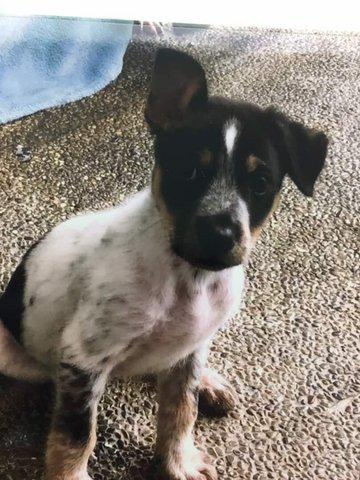
#> input picture John/py2/small_test_data/00e0930c4-4.jpg, 360 x 480 px, found by its file name
$ jupyter execute grabCutTest.ipynb
#> lines starting #> are read from the running program, lines starting #| are printed output that depends on the picture; after the words box and inside, x2 and y2 are one past the last pixel; in counts of white or black regions, pixels touching at a corner belong together
[cell 1]
import cv2
import numpy as np
import matplotlib.pyplot as plt

[cell 2]
img = cv2.imread('E:/PersonalProject/PetFinder/petfinder_data_foBackup/testImages/00e0930c4-4.jpg')
#> img is the input picture: shape (480, 360, 3); mean B, G, R 121.8, 128.6, 135
mask = np.zeros(img.shape[:2], np.uint8)

bgdModel = np.zeros((1, 65), np.float64)
fgdModel = np.zeros((1, 65), np.float64)

#rect = (0, 50, 380, 420)
rect = (140, 50, 200, 250)
cv2.grabCut(img, mask, rect, bgdModel, fgdModel, 5, cv2.GC_INIT_WITH_RECT)
mask2 = np.where((mask == 2) | (mask == 0), 0, 1).astype('uint8')
img = img*mask2[:, :, np.newaxis]
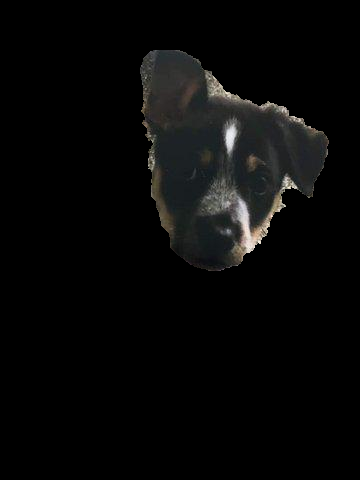
#> img: shape (480, 360, 3); mean B, G, R 8.1, 8.4, 8.3
plt.imshow(img)
plt.colorbar()
plt.show()
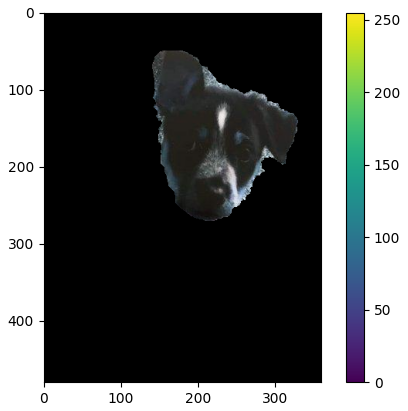
#> figure drawn by matplotlib, 2 panels; B, G, R data is drawn as R, G, B

[cell 3]
img = cv2.imread('E:/PersonalProject/PetFinder/petfinder_data_foBackup/testImages/00e0930c4-4.jpg')
gray = cv2.cvtColor(img,cv2.COLOR_BGR2GRAY)
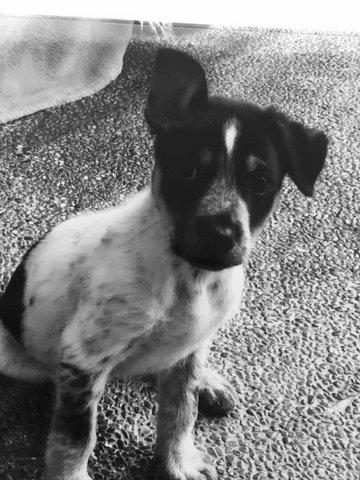
#> gray: shape (480, 360); min 1, max 255, mean 129.8
gray = np.float32(gray)

corners = cv2.goodFeaturesToTrack(gray, 100, 0.01, 10)
#> corners = 100 rows, first 8: [73, 206], [332, 394], [147, 424], [44, 177], [332, 383], [285, 351], [114, 398], [295, 319]
corners = np.int0(corners)
for corner in corners:
    x,y = corner.ravel()
    cv2.circle(img,(x,y),3,255,-1)
#> this loop made 100 passes
#> (x, y) on passes 1 to 12: (73, 206), (332, 394), (147, 424), (44, 177), (332, 383), (285, 351), (114, 398), (295, 319), (111, 447), (271, 284), (302, 400), (96, 458)
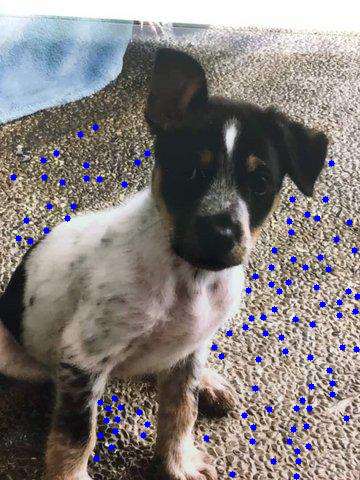
#> img: shape (480, 360, 3); 1.68% of pixels changed, all inside (x1, y1, x2, y2) = (10, 124, 360, 480)

cv2.imshow('Corner',img)
plt.imshow(img)
plt.show()

[cell 4]
img = cv2.imread('E:/PersonalProject/PetFinder/petfinder_data_foBackup/testImages/00e0930c4-4.jpg',0)
#> img: shape (480, 360); min 0, max 255, mean 129.8
edges = cv2.Canny(img,100,200)
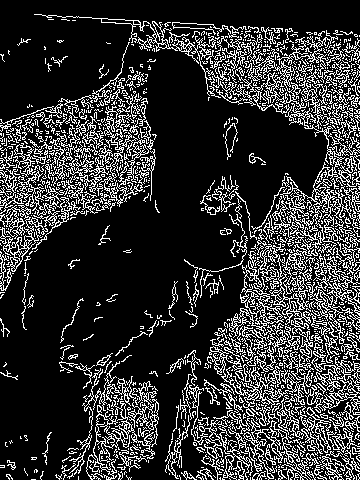
#> edges: shape (480, 360); 20.2% white in thin lines or dots

plt.subplot(121),plt.imshow(img,cmap = 'gray')
plt.title('Original Image'), plt.xticks([]), plt.yticks([])
plt.subplot(122),plt.imshow(edges,cmap = 'gray')
plt.title('Edge Image'), plt.xticks([]), plt.yticks([])

plt.show()

[cell 5]
img = cv2.imread('E:/PersonalProject/PetFinder/petfinder_data_foBackup/testImages/00e0930c4-4.jpg',0)
img = cv2.medianBlur(img,5)

ret,th1 = cv2.threshold(img,127,255,cv2.THRESH_BINARY)
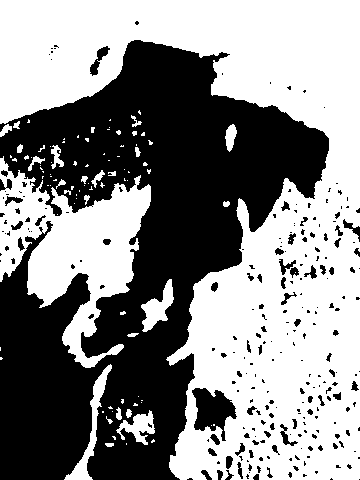
#> th1: shape (480, 360); 54.5% white; 252 black regions (186 under 20 px), largest, box (x1, y1, x2, y2) and area: (0, 40, 329, 480) 73042, (192, 388, 237, 441) 1327, (90, 46, 110, 76) 210
th2 = cv2.adaptiveThreshold(img,255,cv2.ADAPTIVE_THRESH_MEAN_C,\
            cv2.THRESH_BINARY,11,2)
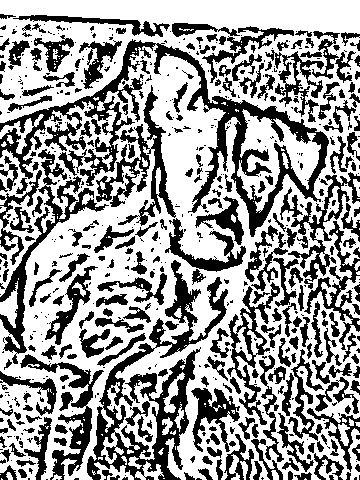
#> th2: shape (480, 360); 60.8% white; 598 black regions (339 under 20 px), largest, box (x1, y1, x2, y2) and area: (0, 39, 329, 237) 10721, (87, 260, 228, 480) 7546, (0, 149, 109, 364) 2986
th3 = cv2.adaptiveThreshold(img,255,cv2.ADAPTIVE_THRESH_GAUSSIAN_C,\
            cv2.THRESH_BINARY,11,2)
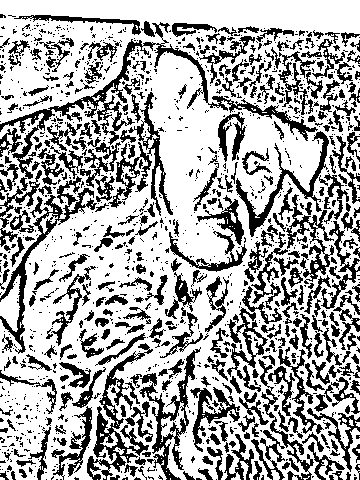
#> th3: shape (480, 360); 67.1% white; 1311 black regions (959 under 20 px), largest, box (x1, y1, x2, y2) and area: (0, 22, 318, 179) 3763, (87, 343, 153, 480) 2217, (0, 176, 97, 354) 2009

titles = ['Original Image', 'Global Thresholding (v = 127)',
            'Adaptive Mean Thresholding', 'Adaptive Gaussian Thresholding']
images = [img, th1, th2, th3]

for i in range(4):
    plt.subplot(2,2,i+1),plt.imshow(images[i],'gray')
    plt.title(titles[i])
    plt.xticks([]),plt.yticks([])
plt.show()

[cell 6]
img = cv2.imread('E:/PersonalProject/PetFinder/petfinder_data_foBackup/testImages/00e0930c4-4.jpg',0)
blur = cv2.GaussianBlur(img,(5,5),0)
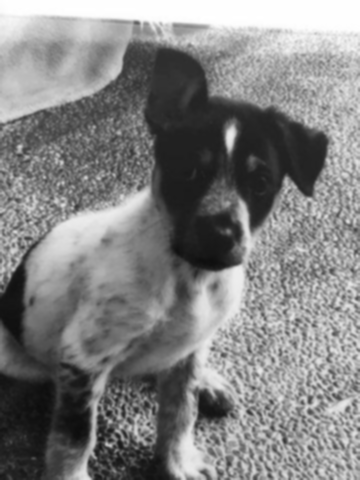
#> blur: shape (480, 360); min 12, max 255, mean 129.8

# find normalized_histogram, and its cumulative distribution function
hist = cv2.calcHist([blur],[0],None,[256],[0,256])
#> hist = 256 values, max 6067 at index 254, min 0 at index 0, mean 675
hist_norm = hist.ravel()/hist.max()
#> hist_norm = 256 values, max 1 at index 254, min 0 at index 0, mean 0.111
Q = hist_norm.cumsum()
#> Q = 256 values from 0 to 28.48

bins = np.arange(256)

fn_min = np.inf
thresh = -1

for i in range(1,256):
    p1,p2 = np.hsplit(hist_norm,[i]) # probabilities
    q1,q2 = Q[i],Q[255]-Q[i] # cum sum of classes
    b1,b2 = np.hsplit(bins,[i]) # weights

    # finding means and variances
    m1,m2 = np.sum(p1*b1)/q1, np.sum(p2*b2)/q2
    v1,v2 = np.sum(((b1-m1)**2)*p1)/q1,np.sum(((b2-m2)**2)*p2)/q2

    # calculates the minimization function
    fn = v1*q1 + v2*q2
    if fn < fn_min:
        fn_min = fn
        thresh = i
#> this loop made 255 passes
#> (p1, q1, q2, m1, m2, v1, v2, fn) on passes 12 to 14: ([0, 0, 0, 0, 0, 0, 0, 0, 0, 0, 0, 0], 0.000165, 28.48, 0, 129.8, 0, 4085.7, 116366.7), ([0, 0, 0, 0, 0, 0, 0, 0, 0, 0, 0, 0, 0.000165], 0.0028, 28.48, 0.706, 129.8, 7.5, 4086, 116364.5), ([0, 0, 0, 0, 0, 0, 0, 0, 0, 0, 0, 0, 0.000165, 0.00264], 0.0142, 28.47, 2.56, 129.8, 21.32, 4086.3, 116328.9)
#> (q1, q2, m1, m2, v1, v2, fn, fn_min) on passes 15 to 20: (0.0401, 28.44, 4.88, 129.9, 28.16, 4084.7, 116177.5, 116177.5), (0.0872, 28.39, 6.69, 130.2, 28.7, 4079.5, 115838.2, 115838.2), (0.154, 28.33, 8.66, 130.4, 25.59, 4067.6, 115228.1, 115228.1), (0.223, 28.26, 11.11, 130.7, 17.72, 4047, 114365.6, 114365.6), (0.292, 28.19, 12.76, 131, 12.86, 4025.8, 113493, 113493), (0.371, 28.11, 13.55, 131.3, 12.24, 4006.7, 112639.7, 112639.7)

# find otsu's threshold value with OpenCV function
ret, otsu = cv2.threshold(blur,0,255,cv2.THRESH_BINARY+cv2.THRESH_OTSU)
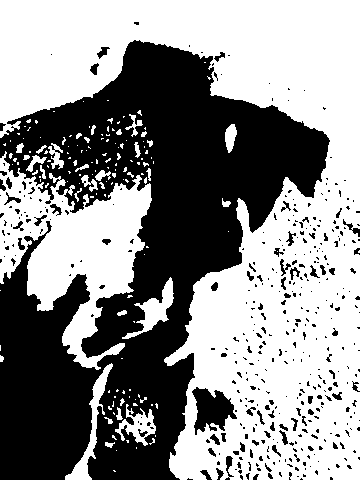
#> otsu: shape (480, 360); 55.9% white; 412 black regions (340 under 20 px), largest, box (x1, y1, x2, y2) and area: (0, 40, 330, 480) 70222, (192, 387, 237, 435) 1261, (225, 456, 234, 480) 95
print (thresh,ret)
#| 124 123.0

$ run again, with John/py2/small_test_data/00e0930c4-1.jpg copied over John/py2/small_test_data/00e0930c4-4.jpg
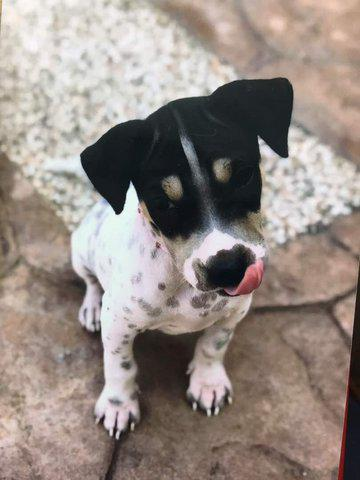
#> input picture John/py2/small_test_data/00e0930c4-1.jpg, 360 x 480 px, found by its file name
#> img is the input picture: shape (480, 360, 3); mean B, G, R 132.2, 138.5, 149.4
#> corners = 100 rows, first 8: [116, 213], [117, 438], [131, 182], [259, 139], [103, 415], [287, 156], [204, 263], [139, 212]
#> the loop `for corner in corners:` made 100 passes
#> `edges = cv2.Canny(img,100,200)`:
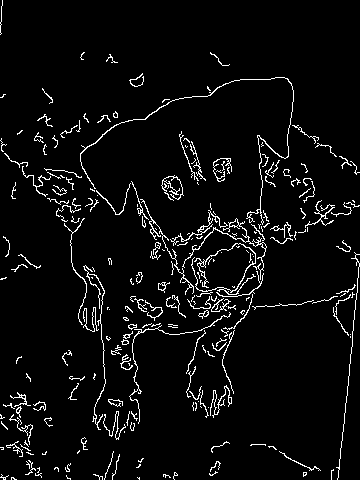
#> edges: shape (480, 360); 4.9% white in thin lines or dots
#> th1: shape (480, 360); 62.1% white; 60 black regions (32 under 20 px), largest, box (x1, y1, x2, y2) and area: (82, 218, 360, 480) 34643, (80, 77, 294, 244) 22108, (26, 262, 105, 397) 3901
#> th2: shape (480, 360); 64.2% white; 560 black regions (269 under 20 px), largest, box (x1, y1, x2, y2) and area: (80, 77, 293, 308) 9136, (0, 137, 105, 430) 5581, (99, 300, 244, 480) 3207
#> th3: shape (480, 360); 72.8% white; 1163 black regions (781 under 20 px), largest, box (x1, y1, x2, y2) and area: (80, 77, 293, 276) 4632, (36, 195, 105, 430) 2643, (222, 288, 355, 409) 1628
#> hist = 256 values, max 1391 at index 24, min 0 at index 0, mean 675
#> hist_norm = 256 values, max 1 at index 24, min 0 at index 0, mean 0.485
#> Q = 256 values from 0 to 124.2
#> the loop `for i in range(1,256):` made 255 passes
#> (p1, q1, q2, m1, m2, v1, v2, fn) on passes 12 to 14: ([0, 0, 0, 0, 0, 0, 0, 0, 0, 0, 0, 0], 0.000719, 124.2, 0, 141, 0, 3987.1, 495308.2), ([0, 0, 0, 0, 0, 0, 0, 0, 0, 0, 0, 0, 0.000719], 0.0359, 124.2, 0.24, 141.1, 2.77, 3988.2, 495296.6), ([0, 0, 0, 0, 0, 0, 0, 0, 0, 0, 0, 0, 0.000719, 0.0352], 0.114, 124.1, 4.11, 141.1, 24.92, 3986, 494722.5)
#> `ret, otsu = cv2.threshold(blur,0,255,cv2.THRESH_BINARY+cv2.THRESH_OTSU)`:
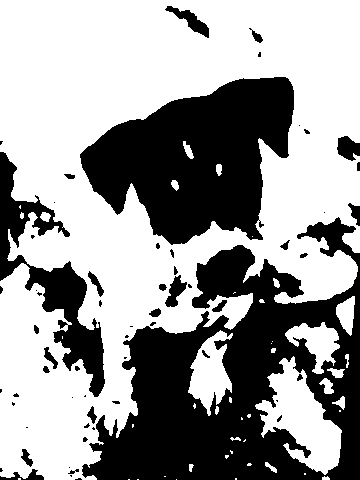
#> otsu: shape (480, 360); 60.8% white; 61 black regions (34 under 20 px), largest, box (x1, y1, x2, y2) and area: (82, 217, 360, 480) 35702, (80, 77, 294, 245) 22349, (0, 152, 105, 397) 6837
#| 130 129.0

$ run again, with John/py2/small_test_data/00e0930c4-2.jpg copied over John/py2/small_test_data/00e0930c4-4.jpg
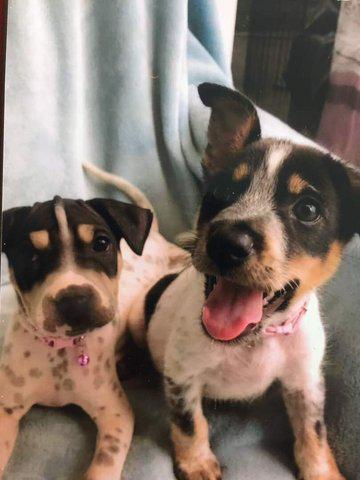
#> input picture John/py2/small_test_data/00e0930c4-2.jpg, 360 x 480 px, found by its file name
#> img is the input picture: shape (480, 360, 3); mean B, G, R 106.8, 116.5, 132.4
#> corners = 100 rows, first 8: [140, 254], [3, 210], [122, 239], [283, 288], [263, 298], [103, 241], [305, 310], [311, 208]
#> the loop `for corner in corners:` made 100 passes
#> edges: shape (480, 360); 5.6% white in thin lines or dots
#> th1: shape (480, 360); 45.3% white; 30 white regions (13 under 20 px), largest, box (x1, y1, x2, y2) and area: (0, 107, 347, 480) 39008, (2, 0, 164, 213) 27211, (163, 0, 238, 167) 7732
#> th2: shape (480, 360); 63.8% white; 616 black regions (449 under 20 px), largest, box (x1, y1, x2, y2) and area: (85, 0, 360, 480) 15738, (0, 0, 153, 337) 9324, (114, 255, 193, 480) 3554
#> th3: shape (480, 360); 73.3% white; 1328 black regions (1116 under 20 px), largest, box (x1, y1, x2, y2) and area: (91, 0, 360, 346) 7176, (0, 0, 153, 294) 5669, (201, 377, 305, 480) 1895
#> hist = 256 values, max 1891 at index 43, min 0 at index 0, mean 675
#> hist_norm = 256 values, max 1 at index 43, min 0 at index 0, mean 0.357
#> Q = 256 values from 0 to 91.38
#> the loop `for i in range(1,256):` made 255 passes
#> (p1, q1, q2, m1, m2, v1, v2, fn) on passes 12 to 14: ([0, 0, 0, 0, 0, 0, 0, 0, 0, 0, 0, 0], 0.00159, 91.38, 0, 120.2, 0, 4103.2, 374944.3), ([0, 0, 0, 0, 0, 0, 0, 0, 0, 0, 0, 0, 0.00159], 0.0365, 91.34, 0.522, 120.2, 5.73, 4104.6, 374926.1), ([0, 0, 0, 0, 0, 0, 0, 0, 0, 0, 0, 0, 0.00159, 0.0349], 0.13, 91.25, 3.63, 120.3, 24.39, 4104.4, 374529.2)
#> `ret, otsu = cv2.threshold(blur,0,255,cv2.THRESH_BINARY+cv2.THRESH_OTSU)`:
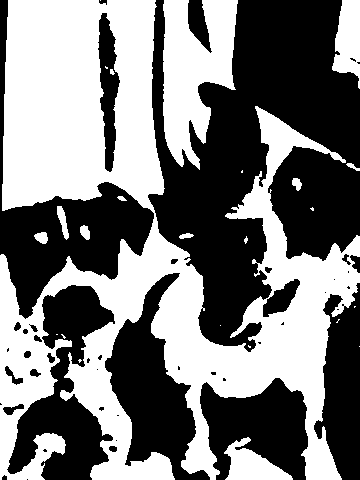
#> otsu: shape (480, 360); 48% white; 25 white regions (13 under 20 px), largest, box (x1, y1, x2, y2) and area: (0, 0, 360, 480) 71034, (163, 0, 238, 170) 8014, (332, 0, 360, 89) 1686
#| 123 122.0
